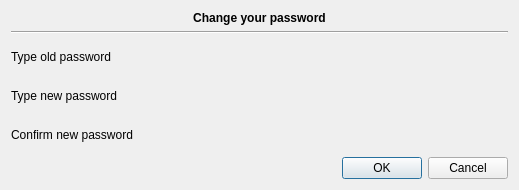
<?xml version="1.0" encoding="UTF-8"?>
<ui version="4.0">
 <class>tkUserPasswordDialog</class>
 <widget class="QDialog" name="tkUserPasswordDialog">
  <property name="geometry">
   <rect>
    <x>0</x>
    <y>0</y>
    <width>519</width>
    <height>190</height>
   </rect>
  </property>
  <property name="windowTitle">
   <string>Dialog</string>
  </property>
  <layout class="QGridLayout" name="gridLayout">
   <item row="0" column="0" colspan="3">
    <widget class="QLabel" name="label">
     <property name="sizePolicy">
      <sizepolicy hsizetype="Preferred" vsizetype="Fixed">
       <horstretch>0</horstretch>
       <verstretch>0</verstretch>
      </sizepolicy>
     </property>
     <property name="font">
      <font>
       <weight>75</weight>
       <bold>true</bold>
      </font>
     </property>
     <property name="text">
      <string>Change your password</string>
     </property>
     <property name="alignment">
      <set>Qt::AlignCenter</set>
     </property>
    </widget>
   </item>
   <item row="1" column="0" colspan="3">
    <widget class="Line" name="line">
     <property name="orientation">
      <enum>Qt::Horizontal</enum>
     </property>
    </widget>
   </item>
   <item row="2" column="0">
    <widget class="QLabel" name="label_4">
     <property name="text">
      <string>Type old password</string>
     </property>
    </widget>
   </item>
   <item row="3" column="0">
    <widget class="QLabel" name="label_2">
     <property name="text">
      <string>Type new password</string>
     </property>
    </widget>
   </item>
   <item row="4" column="0">
    <widget class="QLabel" name="label_3">
     <property name="text">
      <string>Confirm new password</string>
     </property>
    </widget>
   </item>
   <item row="5" column="0" colspan="3">
    <widget class="QDialogButtonBox" name="buttonBox">
     <property name="orientation">
      <enum>Qt::Horizontal</enum>
     </property>
     <property name="standardButtons">
      <set>QDialogButtonBox::Cancel|QDialogButtonBox::Ok</set>
     </property>
    </widget>
   </item>
   <item row="2" column="1" colspan="2">
    <widget class="tkLineEditEchoSwitcher" name="old" native="true"/>
   </item>
   <item row="3" column="1" colspan="2">
    <widget class="tkLineEditEchoSwitcher" name="newPass" native="true"/>
   </item>
   <item row="4" column="1" colspan="2">
    <widget class="tkLineEditEchoSwitcher" name="newControl" native="true"/>
   </item>
  </layout>
 </widget>
 <customwidgets>
  <customwidget>
   <class>tkLineEditEchoSwitcher</class>
   <extends>QWidget</extends>
   <header>tkLineEditEchoSwitcher.h</header>
   <container>1</container>
  </customwidget>
 </customwidgets>
 <resources/>
 <connections>
  <connection>
   <sender>buttonBox</sender>
   <signal>accepted()</signal>
   <receiver>tkUserPasswordDialog</receiver>
   <slot>accept()</slot>
   <hints>
    <hint type="sourcelabel">
     <x>224</x>
     <y>180</y>
    </hint>
    <hint type="destinationlabel">
     <x>157</x>
     <y>201</y>
    </hint>
   </hints>
  </connection>
  <connection>
   <sender>buttonBox</sender>
   <signal>rejected()</signal>
   <receiver>tkUserPasswordDialog</receiver>
   <slot>reject()</slot>
   <hints>
    <hint type="sourcelabel">
     <x>292</x>
     <y>186</y>
    </hint>
    <hint type="destinationlabel">
     <x>286</x>
     <y>201</y>
    </hint>
   </hints>
  </connection>
 </connections>
</ui>
